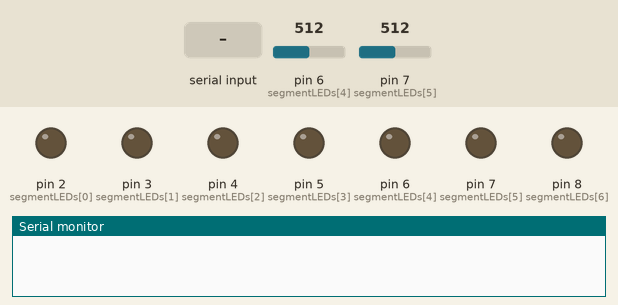
Bench run of a sketch on a simulated Arduino Uno, built with avr-gcc and run on an emulated ATmega328P. Parts: output pins drawn as LEDs (lit = HIGH), the last lines printed to the serial monitor. Dashed ring = blinking. Inputs (shaded band) come from the test bench; at power-on: pin 6 (segmentLEDs[4]) = 512, pin 7 (segmentLEDs[5]) = 512.

Above: at 1.2 s.
1.3 s: "90,45\n" received over Serial
At 3.5 s:
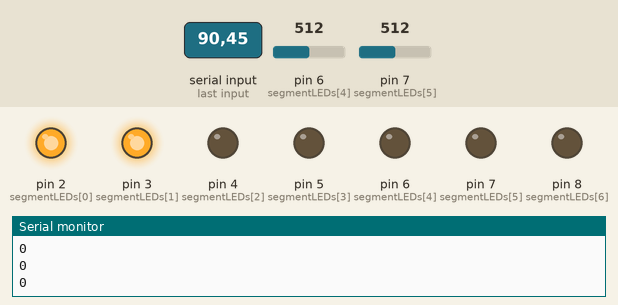
3.9 s: "30,150\n" received over Serial
At 4.3 s:
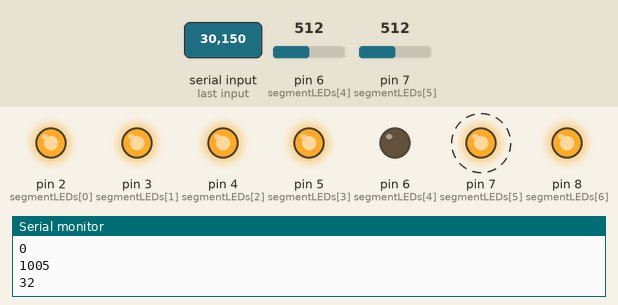
6.9 s: "200\n" received over Serial
At 7.11 s:
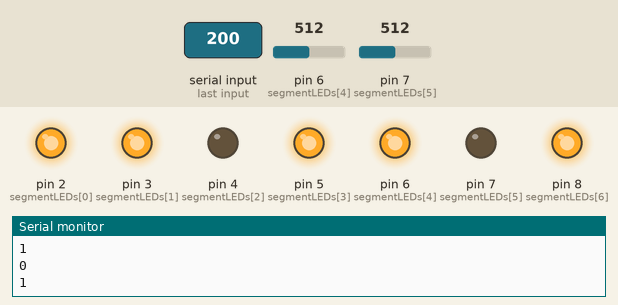
Timing chart, 0 to 9.9 s (numbered marks = the images above; inputs shaded):
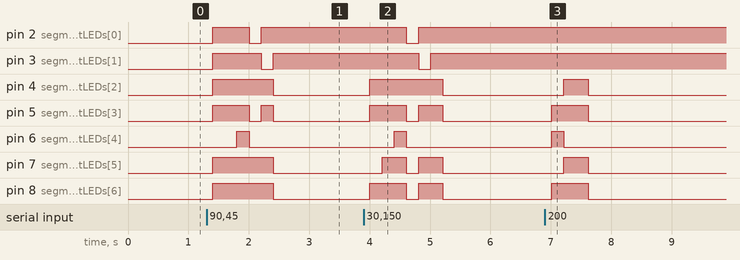

The sketch:

5-5_practice.ino
```cpp
int segmentLEDs[] = { 2, 3, 4, 5, 6, 7, 8, 9 };
int segmentLEDsNum = 7;

int digitForNum[9][7] = {
  { 0, 1, 1, 0, 0, 0, 0 }, // 1
  { 1, 1, 0, 1, 1, 0, 1 }, // 2
  { 1, 1, 1, 1, 0, 0, 1 }, // 3
  { 0, 1, 1, 0, 0, 1, 1 }, // 4
  { 1, 0, 1, 1, 0, 1, 1 }, // 5
  { 1, 0, 1, 1, 1, 1, 1 }, // 6
  { 1, 1, 1, 0, 0, 0, 0 }, // 7
  { 1, 1, 1, 1, 1, 1, 1 }, // 8
  { 1, 1, 1, 1, 0, 1, 1 }, // 9
};

void setup() {
  for (int i = 0; i < segmentLEDsNum; i++)
    pinMode(segmentLEDs[i], OUTPUT);
  Serial.begin(9600);
}

void loop() {
  if (Serial.available() > 0) {
    char n = Serial.read();
    int num = n - '0' - 1;
    for (int i = 0; i < segmentLEDsNum; i++)
      digitalWrite(segmentLEDs[i], digitForNum[num][i]);

    for (int i = 0; i < 7; i++){
      int state = digitForNum[num][i];
      Serial.println(state);
      // ?
    }
  }
  delay(200);
}
```

Measured:
- after the input at 1.3 s, pin 2 (segmentLEDs[0]): LOW → HIGH after 0.10 s, → LOW 0.60 s later, → HIGH 0.20 s later; pin 3 (segmentLEDs[1]): LOW → HIGH after 0.10 s, → LOW 0.80 s later, → HIGH 0.20 s later
- after the input at 3.9 s, pin 2 (segmentLEDs[0]): HIGH → LOW after 0.71 s, → HIGH 0.20 s later; pin 3 (segmentLEDs[1]): HIGH → LOW after 0.91 s, → HIGH 0.20 s later
- after the input at 6.9 s, pin 4 (segmentLEDs[2]), pin 7 (segmentLEDs[5]): LOW → HIGH after 0.31 s, → LOW 0.40 s later; pin 5 (segmentLEDs[3]), pin 8 (segmentLEDs[6]): LOW → HIGH after 0.11 s, → LOW 0.60 s later; pin 6 (segmentLEDs[4]): LOW → HIGH after 0.11 s, → LOW 0.20 s later
